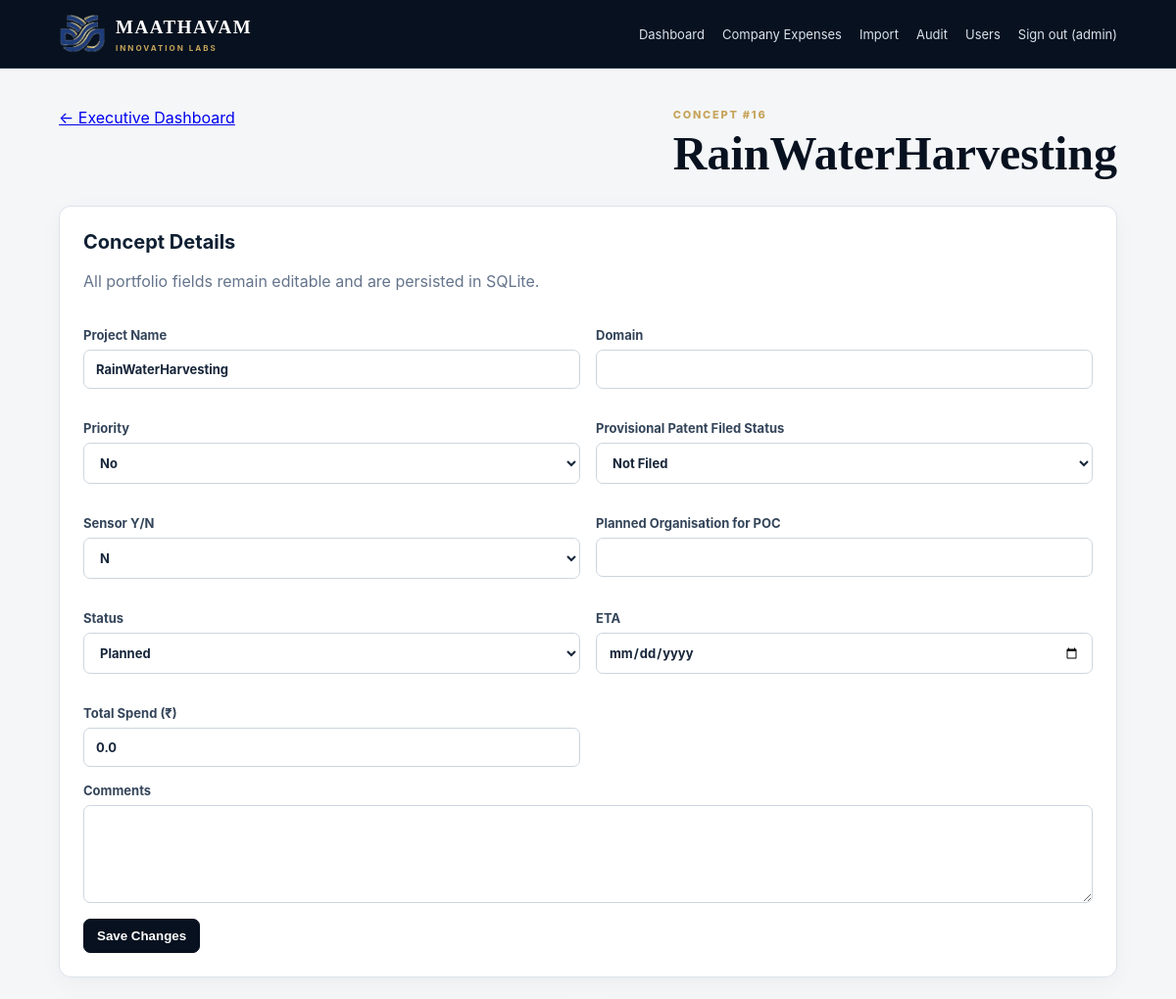
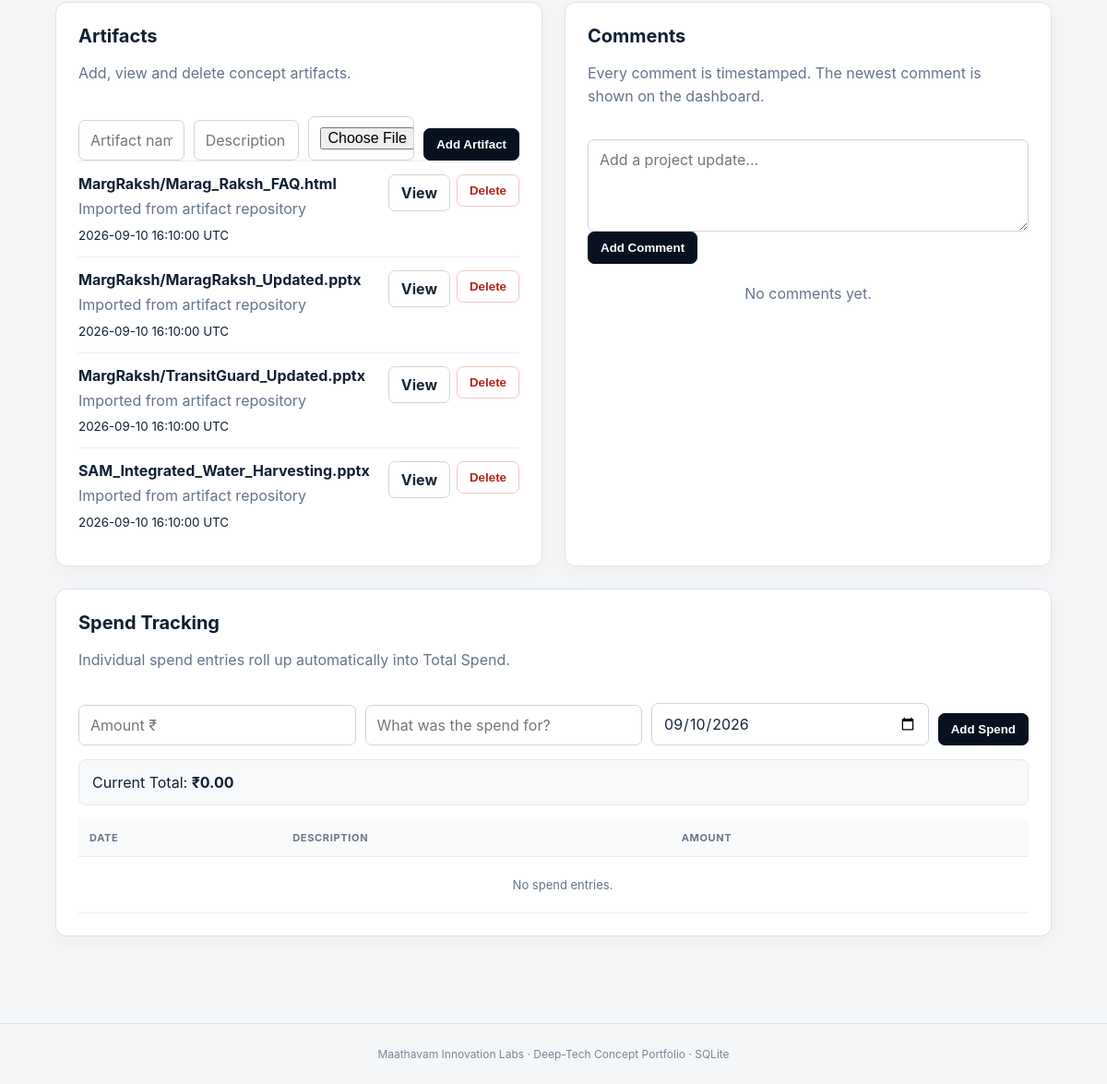
Screenshot of /project/16 (signed in) with the database file from the repository (2 pictures, top to bottom).
### tables this page shows
CREATE TABLE projects(id INTEGER PRIMARY KEY AUTOINCREMENT,project_name TEXT NOT NULL,domain TEXT NOT NULL DEFAULT '',provisional_patent_status TEXT NOT NULL DEFAULT 'Not Filed',sensor TEXT NOT NULL DEFAULT 'N',planned_organisation TEXT NOT NULL DEFAULT '',status TEXT NOT NULL DEFAULT 'Planned',eta TEXT NOT NULL DEFAULT '',comments TEXT NOT NULL DEFAULT '',total_spend REAL NOT NULL DEFAULT 0,created_at TEXT NOT NULL,updated_at TEXT NOT NULL);

CREATE TABLE artifacts(id INTEGER PRIMARY KEY AUTOINCREMENT,project_id INTEGER NOT NULL,name TEXT NOT NULL,description TEXT NOT NULL DEFAULT '',file_path TEXT,original_path TEXT,file_size INTEGER NOT NULL DEFAULT 0,sha256 TEXT,created_at TEXT NOT NULL,FOREIGN KEY(project_id) REFERENCES projects(id) ON DELETE CASCADE);

### app.py (the view, shortened to what this page needs)
@app.route("/project/<int:project_id>", methods=["GET", "POST"])
def project(project_id):
    conn = db()
    p = conn.execute("SELECT * FROM projects WHERE id=?", (project_id,)).fetchone()
    if not p:
        conn.close()
        return "Project not found", 404
    artifacts = conn.execute(
        "SELECT * FROM artifacts WHERE project_id=? ORDER BY COALESCE(updated_at, created_at) DESC",
        (project_id,),
    ).fetchall()
    comments = conn.execute(
        "SELECT * FROM comments WHERE project_id=? ORDER BY COALESCE(updated_at, created_at) DESC",
        (project_id,),
    ).fetchall()
    spend = conn.execute(
        "SELECT * FROM spend_entries WHERE project_id=? ORDER BY spent_on DESC, created_at DESC",
        (project_id,),
    ).fetchall()
    conn.close()
    return render_template(
        "project.html", project=p, artifacts=artifacts,
        comments=comments, spend=spend
    )

### app.py (called while the page is built)
def db():
    conn = sqlite3.connect(DB_PATH)
    conn.row_factory = sqlite3.Row
    conn.execute("PRAGMA foreign_keys = ON")
    return conn

def current_user():
    return session.get("username")

def require_login():
    return bool(session.get("user_id"))

@app.context_processor
def inject_user():
    return {"current_username": current_user(), "current_role": session.get("role")}

@app.before_request
def protect_routes():
    allowed = {"login", "static", "uploaded_file"}
    if request.endpoint not in allowed and not require_login():
        return redirect(url_for("login"))

### templates/project.html (shortened to what this page needs)
{% extends "base.html" %}
{% block content %}
<div class="page-head">
  <a href="{{ url_for('dashboard') }}">← Executive Dashboard</a>
  <div>
    <div class="eyebrow">CONCEPT #{{ project['id'] }}</div>
    <h1>{{ project['project_name'] }}</h1>
  </div>
</div>
<section class="panel">
  <div class="panel-head"><div><h2>Concept Details</h2><p>All portfolio fields remain editable and are persisted in SQLite.</p></div></div>
  <form method="post">
    {% include "_project_fields.html" %}
    <button class="btn primary">Save Changes</button>
  </form>
</section>
<div class="two-col">
<section class="panel">
  <div class="panel-head"><div><h2>Artifacts</h2><p>Add, view and delete concept artifacts.</p></div></div>
  <form method="post" action="{{ url_for('add_artifact', project_id=project['id']) }}" enctype="multipart/form-data" class="inline-form">
    <input name="name" placeholder="Artifact name" required>
    <input name="description" placeholder="Description">
    <input type="file" name="file">
    <button class="btn primary">Add Artifact</button>
  </form>
  <div class="artifact-list">
  {% for a in artifacts %}
    <div class="artifact">
      <div><strong>{{ a['name'] }}</strong><p>{{ a['description'] or 'No description' }}</p><small>{{ a['created_at']|replace('T',' ') }} UTC</small></div>
      <div class="actions">
        {% if a['file_path'] %}<a class="btn" href="{{ url_for('uploaded_file', filename=a['file_path'][8:] if a['file_path'].startswith('uploads/') else a['file_path']) }}" target="_blank" rel="noopener">View</a>{% endif %}
        <form method="post"><input type="hidden" name="action" value="delete_artifact"><input type="hidden" name="artifact_id" value="{{ a['id'] }}"><button class="btn danger">Delete</button></form>
      </div>
    </div>
  {% else %}<div class="empty">No artifacts added.</div>{% endfor %}
  </div>
</section>
<section class="panel">
  <div class="panel-head"><div><h2>Comments</h2><p>Every comment is timestamped. The newest comment is shown on the dashboard.</p></div></div>
  <form method="post">
    <textarea name="comment" placeholder="Add a project update..." required></textarea>
    <button class="btn primary">Add Comment</button>
  </form>
  <div class="timeline">
  {% for c in comments %}
    <div class="timeline-item">
      <div class="comment-meta">
        <strong>{{ c['created_at']|replace('T',' ') }} UTC</strong>
        {% if c['updated_at'] %}
          <span>Edited: {{ c['updated_at']|replace('T',' ') }} UTC</span>
        {% endif %}
      </div>
      <div id="comment-view-{{ c['id'] }}">
        <p>{{ c['comment'] }}</p>
        <button type="button" class="btn" onclick="editComment({{ c['id'] }})">Edit</button>
      </div>
      <form method="post" id="comment-edit-{{ c['id'] }}" style="display:none;">
        <input type="hidden" name="action" value="edit_comment">
        <input type="hidden" name="comment_id" value="{{ c['id'] }}">
        <textarea name="comment" required>{{ c['comment'] }}</textarea>
        <div class="form-actions">
          <button type="submit" class="btn primary">Save</button>
          <button type="button" class="btn" onclick="cancelEdit({{ c['id'] }})">Cancel</button>
        </div>
      </form>
    </div>
  {% else %}
    <div class="empty">No comments yet.</div>
  {% endfor %}
  </div>
</section>
</div>
<section class="panel">
  <div class="panel-head"><div><h2>Spend Tracking</h2><p>Individual spend entries roll up automatically into Total Spend.</p></div></div>
  <form method="post" class="spend-form">
    <input type="number" step="0.01" min="0" name="amount" placeholder="Amount ₹" required>
    <input name="spend_description" placeholder="What was the spend for?">
    <input type="date" name="spent_on" value="{{ project['updated_at'][:10] }}">
    <button class="btn primary">Add Spend</button>
  </form>
  <div class="spend-total">Current Total: <strong>₹{{ "{:,.2f}".format(project['total_spend'] or 0) }}</strong></div>
  <div class="table-wrap">
  <table><thead><tr><th>Date</th><th>Description</th><th>Amount</th><th></th></tr></thead><tbody>
  {% for s in spend %}
    <tr><td>{{ s['spent_on'] }}</td><td>{{ s['description'] or '—' }}</td><td>₹{{ "{:,.2f}".format(s['amount']) }}</td>
    <td><form method="post"><input type="hidden" name="action" value="delete_spend"><input type="hidden" name="spend_id" value="{{ s['id'] }}"><button class="btn danger">Delete</button></form></td></tr>
  {% else %}<tr><td colspan="4" class="empty">No spend entries.</td></tr>{% endfor %}
  </tbody></table>
  </div>
</section>
{% endblock %}

### templates/_project_fields.html
<div class="form-grid">
  <label>Project Name<input name="project_name" value="{{ project['project_name'] if project else '' }}" required></label>
  <label>Domain<input name="domain" value="{{ project['domain'] if project else '' }}"></label>
  <label>Priority
    {% set val = project['priority'] if project else 'No' %}
    <select name="priority"><option {{ 'selected' if val=='Yes' else '' }}>Yes</option><option {{ 'selected' if val=='No' else '' }}>No</option></select>
  </label>
  <label>Provisional Patent Filed Status
    <select name="provisional_patent_status">
      {% set val = project['provisional_patent_status'] if project else 'Not Filed' %}
      {% for x in ['Not Filed','Provisional Patent Filed','Patented','Pending'] %}
      <option {{ 'selected' if val==x else '' }}>{{ x }}</option>
      {% endfor %}
    </select>
  </label>
  <label>Sensor Y/N
    {% set val = project['sensor'] if project else 'N' %}
    <select name="sensor"><option {{ 'selected' if val=='Y' else '' }}>Y</option><option {{ 'selected' if val=='N' else '' }}>N</option></select>
  </label>
  <label>Planned Organisation for POC<input name="planned_organisation" value="{{ project['planned_organisation'] if project else '' }}"></label>
  <label>Status
    {% set val = project['status'] if project else 'Planned' %}
    <select name="status">
      {% for x in ['Planned','In Progress','POC','Validation','Blocked','Completed','On Hold'] %}
      <option {{ 'selected' if val==x else '' }}>{{ x }}</option>
      {% endfor %}
    </select>
  </label>
  <label>ETA<input type="date" name="eta" value="{{ project['eta'] if project else '' }}"></label>
  <label>Total Spend (₹)<input type="number" step="0.01" min="0" name="total_spend" value="{{ project['total_spend'] if project else 0 }}"></label>
</div>
<label>Comments<textarea name="comments">{{ project['comments'] if project else '' }}</textarea></label>

### static/style.css (style rules this page uses)
:root { --navy:#07111f;--navy2:#0c192a;--line:#dce3ea;--muted:#64748b;--gold:#c7a45a;--bg:#f4f6f8;--white:#fff;--green:#16794a;--red:#b42318 }
* { box-sizing:border-box }
body { margin:0;background:var(--bg);color:#102033;font-family:Inter,ui-sans-serif,system-ui,-apple-system,Segoe UI,sans-serif }
.hero,.page-head { display:flex;justify-content:space-between;align-items:end;gap:30px;margin-bottom:28px }
.page-head { align-items:start }
.eyebrow { font-size:11px;letter-spacing:.16em;color:var(--gold);font-weight:800;margin-bottom:8px }
h1 { font:700 clamp(32px,4vw,52px)/1.05 Georgia,serif;margin:0;color:var(--navy) }
h2 { margin:0 0 5px;font-size:20px }
p { color:var(--muted);line-height:1.55 }
.panel { background:var(--white);border:1px solid var(--line);border-radius:12px;padding:24px;margin-bottom:24px;box-shadow:0 6px 22px rgba(7,17,31,.04) }
.panel-head { display:flex;justify-content:space-between;align-items:center;gap:20px;margin-bottom:18px }
.btn { display:inline-block;border:1px solid #cbd5e1;background:white;color:#17263a;padding:9px 13px;border-radius:7px;text-decoration:none;cursor:pointer;font-weight:700 }
.btn.primary { background:var(--navy);border-color:var(--navy);color:white }
.btn.danger { color:var(--red);border-color:#f0c8c5 }
.table-wrap { overflow:auto }
table { width:100%;border-collapse:collapse;min-width:1050px }
th,td { padding:13px 12px;border-bottom:1px solid #e8edf2;text-align:left;vertical-align:top;font-size:13px }
th { font-size:11px;text-transform:uppercase;letter-spacing:.06em;color:#68778a;background:#f8fafb;position:sticky;top:0 }
tbody tr { cursor:pointer }
.empty { padding:22px;text-align:center;color:var(--muted) }
.form-grid { display:grid;grid-template-columns:repeat(2,1fr);gap:16px }
label { display:block;font-weight:700;font-size:13px;color:#34455a;margin-bottom:16px }
input,select,textarea { display:block;width:100%;margin-top:7px;border:1px solid #ccd5df;border-radius:7px;padding:11px 12px;background:white;font:inherit;color:#17263a }
textarea { min-height:100px;resize:vertical }
.two-col { display:grid;grid-template-columns:1fr 1fr;gap:24px }
.inline-form,.spend-form { display:grid;grid-template-columns:1fr 1fr 1fr auto;gap:10px;align-items:end }
.inline-form input,.spend-form input { margin:0 }
.artifact,.timeline-item { border-top:1px solid #e7edf3;padding:14px 0;display:flex;justify-content:space-between;gap:15px }
.artifact p,.timeline-item p { margin:5px 0 }
.actions { display:flex;gap:7px;align-items:start }
.spend-total { background:#f7f9fb;border:1px solid #e3e9ef;border-radius:8px;padding:14px;margin:15px 0 }

### rows the page displays
projects: id "16", project_name "RainWaterHarvesting", total_spend "0.0", spent_on "09/10/2026", total_spend "0.00"
artifacts: name "MargRaksh/Marag_Raksh_FAQ.html", description "Imported from artifact repository", created_at "2026-09-10 16:10:00"
artifacts: name "MargRaksh/MaragRaksh_Updated.pptx", description "Imported from artifact repository", created_at "2026-09-10 16:10:00"
artifacts: name "MargRaksh/TransitGuard_Updated.pptx", description "Imported from artifact repository", created_at "2026-09-10 16:10:00"
artifacts: name "SAM_Integrated_Water_Harvesting.pptx", description "Imported from artifact repository", created_at "2026-09-10 16:10:00"

### other values shown
{{ current_username }} "admin"
form field provisional_patent_status "Not Filed"
form field status "Planned"
